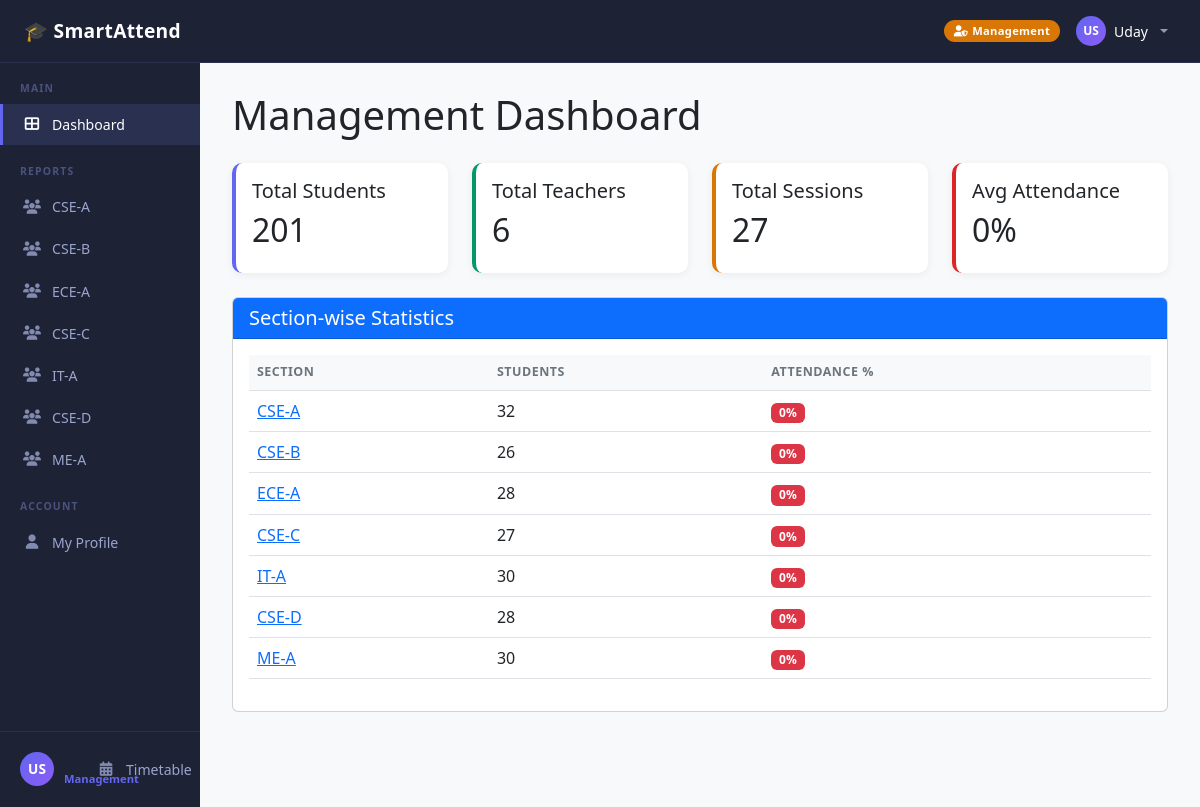
/attendance/management/dashboard/ (signed in), run on the app's committed database.
### apps/accounts/models.py (models this page shows, shortened)
class CustomUser(AbstractBaseUser, PermissionsMixin):
    USER_TYPE_CHOICES = (
        ('student', 'Student'),
        ('teacher', 'Teacher'),
        ('management', 'Management'),
    )
    email = models.EmailField(unique=True, verbose_name='Email Address')
    first_name = models.CharField(max_length=50)
    last_name = models.CharField(max_length=50)
    user_type = models.CharField(max_length=15, choices=USER_TYPE_CHOICES)
    profile_pic = models.ImageField(
        upload_to='profile_pics/',
        blank=True,
        null=True,
        verbose_name='Profile Picture'
    )
    is_active = models.BooleanField(default=True)
    is_staff = models.BooleanField(default=False)
    date_joined = models.DateTimeField(auto_now_add=True)
    last_login = models.DateTimeField(auto_now=True)
    objects = CustomUserManager()
    USERNAME_FIELD = 'email'
    REQUIRED_FIELDS = ['first_name', 'last_name', 'user_type']
    class Meta:
        verbose_name = 'User'
        verbose_name_plural = 'Users'
        ordering = ['-date_joined']
    def get_full_name(self):
        return f"{self.first_name} {self.last_name}"

### apps/academic/models.py (models this page shows, shortened)
class Section(models.Model):
    name = models.CharField(max_length=50, unique=True)
    code = models.CharField(
        max_length=10,
        unique=True,
        help_text='Short code like CSE-A, ECE-1'
    )
    semester = models.IntegerField(
        validators=[MinValueValidator(1), MaxValueValidator(8)],
        help_text='Semester number (1-8)'
    )
    academic_year = models.CharField(
        max_length=10,
        help_text='e.g., 2024-25'
    )
    capacity = models.IntegerField(
        default=60,
        validators=[MinValueValidator(1)],
        help_text='Maximum number of students'
    )
    created_at = models.DateTimeField(auto_now_add=True)
    class Meta:
        verbose_name = 'Section'
        verbose_name_plural = 'Sections'
        ordering = ['semester', 'code']
        unique_together = ['code', 'academic_year']

### apps/attendance/views.py (the view)
@management_required
def management_dashboard(request):
    total_students = Student.objects.filter(is_active=True).count()
    total_teachers = Teacher.objects.filter(is_active=True).count()
    total_sessions = ClassSession.objects.count()
    total_records  = Attendance.objects.count()
    avg_attendance = 0
    if total_records > 0:
        present = Attendance.objects.filter(is_present=True).count()
        avg_attendance = round(present / total_records * 100, 2)
    sections      = Section.objects.all()
    section_stats = []
    for section in sections:
        students     = Student.objects.filter(section=section, is_active=True)
        total_rec    = Attendance.objects.filter(student__in=students).count()
        present_rec  = Attendance.objects.filter(
            student__in=students, is_present=True
        ).count()
        pct = round(present_rec / total_rec * 100, 2) if total_rec > 0 else 0
        section_stats.append({
            'section':       section,
            'student_count': students.count(),
            'percentage':    pct,
        })
    low_attendance = []
    for student in Student.objects.filter(is_active=True).select_related('user', 'section'):
        pct = student.get_attendance_percentage()
        if 0 < pct < 75:
            low_attendance.append({'student': student, 'percentage': pct})
    low_attendance.sort(key=lambda x: x['percentage'])
    pending_requests = TimetableChangeRequest.objects.filter(
        status='pending'
    ).count()
    context = {
        'total_students':    total_students,
        'total_teachers':    total_teachers,
        'total_sessions':    total_sessions,
        'avg_attendance':    avg_attendance,
        'section_stats':     section_stats,
        'low_attendance':    low_attendance[:20],
        'pending_requests':  pending_requests,
    }
    return render(request, 'attendance/management_dashboard.html', context)

### apps/accounts/context_processors.py (called while the page is built)
def sidebar_context(request):
    context = {}
    if request.user.is_authenticated:
        if request.user.user_type == 'management':
            context['all_sections'] = Section.objects.all().order_by('semester', 'code')
    return context

### apps/accounts/models.py (called while the page is built)
    def get_attendance_percentage(self):
        from apps.attendance.models import Attendance
        total_sessions = Attendance.objects.filter(
            student=self
        ).count()
        if total_sessions == 0:
            return 0
        present_count = Attendance.objects.filter(
            student=self,
            is_present=True
        ).count()
        return round((present_count / total_sessions) * 100, 2)

### templates/attendance/management_dashboard.html (shortened to what this page needs)
{% extends 'base.html' %}
{% block content %}
<h1 class="mb-4">Management Dashboard</h1>
<div class="row mb-4">
    <div class="col-md-3">
        <div class="card stat-card primary">
            <div class="card-body">
                <h5 class="card-title">Total Students</h5>
                <h2>{{ total_students }}</h2>
            </div>
        </div>
    </div>
    <div class="col-md-3">
        <div class="card stat-card success">
            <div class="card-body">
                <h5 class="card-title">Total Teachers</h5>
                <h2>{{ total_teachers }}</h2>
            </div>
        </div>
    </div>
    <div class="col-md-3">
        <div class="card stat-card warning">
            <div class="card-body">
                <h5 class="card-title">Total Sessions</h5>
                <h2>{{ total_sessions }}</h2>
            </div>
        </div>
    </div>
    <div class="col-md-3">
        <div class="card stat-card {% if avg_attendance >= 75 %}success{% elif avg_attendance >= 50 %}warning{% else %}danger{% endif %}">
            <div class="card-body">
                <h5 class="card-title">Avg Attendance</h5>
                <h2>{{ avg_attendance }}%</h2>
            </div>
        </div>
    </div>
</div>
<div class="row">
    <div class="col-md-12">
        <div class="card">
            <div class="card-header bg-primary text-white">
                <h5 class="mb-0">Section-wise Statistics</h5>
            </div>
            <div class="card-body">
                <div class="table-responsive">
                    <table class="table table-hover">
                        <thead>
                            <tr>
                                <th>Section</th>
                                <th>Students</th>
                                <th>Attendance %</th>
                            </tr>
                        </thead>
                        <tbody>
                            {% for stat in section_stats %}
                            <tr>
                                <td>
                                    <a href="{% url 'attendance:section_report' stat.section.id %}">
                                        {{ stat.section.code }}
                                    </a>
                                </td>
                                <td>{{ stat.student_count }}</td>
                                <td>
                                    <span class="badge {% if stat.percentage >= 75 %}bg-success{% elif stat.percentage >= 50 %}bg-warning{% else %}bg-danger{% endif %}">
                                        {{ stat.percentage }}%
                                    </span>
                                </td>
                            </tr>
                            {% endfor %}
                        </tbody>
                    </table>
                </div>
            </div>
        </div>
    </div>
</div>
{% endblock %}

### templates/base.html (shortened to what this page needs)
<!DOCTYPE html>
<html lang="en">
<head>
    <link href="https://cdn.jsdelivr.net/npm/bootstrap@5.3.0/dist/css/bootstrap.min.css" rel="stylesheet">
    <link href="https://cdnjs.cloudflare.com/ajax/libs/font-awesome/6.4.0/css/all.min.css" rel="stylesheet">
</head>
<body>
<nav class="navbar navbar-expand-lg navbar-dark"
      style="background: #1e2235; border-bottom: 1px solid #2a3150;
            position: sticky; top: 0; z-index: 1030;">
    <div class="container-fluid px-4">
        <a class="navbar-brand text-white" href="{% url 'dashboard' %}">
            🎓 SmartAttend
        </a>
        <div class="collapse navbar-collapse" id="navbarNav">
            <ul class="navbar-nav ms-auto align-items-center gap-2">
                {% if user.is_authenticated %}
                {% if user.user_type == 'student' %}
    <span class="role-badge"
          style="background:#059669; color:#ffffff;">
        <i class="fas fa-graduation-cap me-1"></i>Student
    </span>
{% elif user.user_type == 'teacher' %}
    <span class="role-badge"
          style="background:#4f46e5; color:#ffffff;">
        <i class="fas fa-chalkboard-teacher me-1"></i>Teacher
    </span>
{% elif user.user_type == 'management' %}
    <span class="role-badge"
          style="background:#d97706; color:#ffffff;">
        <i class="fas fa-user-shield me-1"></i>Management
    </span>
{% endif %}
                <li class="nav-item dropdown">
                    <a class="nav-link dropdown-toggle d-flex align-items-center gap-2"
                       href="#" id="userDropdown" role="button"
                       data-bs-toggle="dropdown">
                        <div style="width:30px;height:30px;border-radius:50%;
                                    background:linear-gradient(135deg,#6366f1,#8b5cf6);
                                    display:flex;align-items:center;justify-content:center;
                                    font-size:0.75rem;font-weight:700;color:white;overflow:hidden;">
                            {% if user.profile_pic %}
                                <img src="{{ user.profile_pic.url }}"
                                     style="width:100%;height:100%;object-fit:cover;">
                            {% else %}
                                {{ user.first_name|first }}{{ user.last_name|first }}
                            {% endif %}
                        </div>
                        <span class="text-white small fw-600">{{ user.first_name }}</span>
                    </a>
                </li>
                {% endif %}
            </ul>
        </div>
    </div>
</nav>
<div class="container-fluid p-0">
    <div class="row g-0">
        {% if user.is_authenticated %}
        <nav class="col-md-2 sidebar d-none d-md-flex flex-column justify-content-between">
            <div>
                {% if user.user_type == 'student' %}
                <div class="sidebar-section-label">Main</div>
                <a href="{% url 'attendance:student_dashboard' %}"
                   class="sidebar-link {% if request.resolver_match.url_name == 'student_dashboard' %}active{% endif %}">
                    <i class="fas fa-th-large"></i> Dashboard
                </a>
                <div class="sidebar-section-label">Attendance</div>
                <a href="{% url 'attendance:student_attendance_detail' %}"
                   class="sidebar-link {% if request.resolver_match.url_name == 'student_attendance_detail' %}active{% endif %}">
                    <i class="fas fa-calendar-check"></i> My Attendance
                </a>
                <a href="{% url 'attendance:student_schedule' %}"
                   class="sidebar-link {% if request.resolver_match.url_name == 'student_schedule' %}active{% endif %}">
                    <i class="fas fa-calendar-week"></i> My Schedule
                </a>
                <div class="sidebar-section-label">Account</div>
                <a href="{% url 'profile' %}"
                   class="sidebar-link {% if request.resolver_match.url_name == 'profile' %}active{% endif %}">
                    <i class="fas fa-user"></i> My Profile
                </a>
                <a href="{% url 'attendance:student_timetable' %}"
   class="sidebar-link {% if request.resolver_match.url_name == 'student_timetable' %}active{% endif %}">
    <i class="fas fa-table"></i> My Timetable
</a>
                {% elif user.user_type == 'management' %}
                <div class="sidebar-section-label">Main</div>
                <a href="{% url 'attendance:management_dashboard' %}"
                   class="sidebar-link {% if request.resolver_match.url_name == 'management_dashboard' %}active{% endif %}">
                    <i class="fas fa-th-large"></i> Dashboard
                </a>
                <div class="sidebar-section-label">Reports</div>
                {% for section in all_sections %}
                <a href="{% url 'attendance:section_report' section.id %}"
                   class="sidebar-link {% if request.resolver_match.kwargs.section_id == section.id %}active{% endif %}">
                    <i class="fas fa-users"></i> {{ section.code }}
                </a>
                {% endfor %}
                <div class="sidebar-section-label">Account</div>
                <a href="{% url 'profile' %}"
                   class="sidebar-link {% if request.resolver_match.url_name == 'profile' %}active{% endif %}">
                    <i class="fas fa-user"></i> My Profile
                </a>
                {% endif %}
            </div>
            <div class="sidebar-user">
                <div class="sidebar-avatar">
                    {% if user.profile_pic %}
                        <img src="{{ user.profile_pic.url }}" alt="avatar">
                    {% else %}
                        {{ user.first_name|first }}{{ user.last_name|first }}
                    {% endif %}
                </div>
                <div style="min-width:0;">
                    <div class="sidebar-user-role">
                        {{ user.get_user_type_display }}
                    </div>
                </div>
                <a href="{% url 'attendance:management_timetable' %}"
   class="sidebar-link {% if request.resolver_match.url_name == 'management_timetable' %}active{% endif %}">
    <i class="fas fa-calendar-alt"></i> Timetable
</a>
            </div>
        </nav>
        {% endif %}
        <main class="{% if user.is_authenticated %}col-md-10{% else %}col-12{% endif %} content-area">
            {% block content %}{% endblock %}
        </main>
    </div>
</div>
</body>
</html>

### templates/base.html (style rules this page uses)
body { background-color: #f8f9fa; min-height: 100vh; }
.navbar-brand { font-weight: 700; font-size: 1.2rem; letter-spacing: 0.3px; }
.role-badge { font-size: 0.7rem; padding: 3px 10px; border-radius: 20px; font-weight: 600; letter-spacing: 0.3px; }
.sidebar { min-height: calc(100vh - 56px); background-color: #1e2235; padding: 0; position: sticky; top: 56px; height: calc(100vh - 56px); overflow-y: auto; align-self: flex-start; }
.sidebar-section-label { font-size: 0.65rem; font-weight: 700; text-transform: uppercase; letter-spacing: 1.2px; color: #4a5280; padding: 18px 20px 6px 20px; }
.sidebar-link { display: flex; align-items: center; gap: 11px; color: #9aa5ce; text-decoration: none; padding: 10px 20px; font-size: 0.88rem; font-weight: 500; transition: all 0.2s; border-left: 3px solid transparent; margin: 1px 0; }
.sidebar-link.active { background-color: #2a3150; color: #ffffff; border-left-color: #6366f1; }
.sidebar-link i { width: 18px; text-align: center; font-size: 0.9rem; opacity: 0.8; }
.sidebar-link.active i, .sidebar-link:hover i { opacity: 1; }
.sidebar-user { padding: 16px 20px; border-top: 1px solid #2a3150; display: flex; align-items: center; gap: 10px; position: sticky; bottom: 0; background: #1e2235; }
.sidebar-avatar { width: 34px; height: 34px; border-radius: 50%; background: linear-gradient(135deg, #6366f1, #8b5cf6); display: flex; align-items: center; justify-content: center; font-weight: 700; font-size: 0.85rem; color: white; flex-shrink: 0; overflow: hidden; }
.sidebar-user-role { font-size: 0.7rem; color: #6366f1; font-weight: 600; }
.content-area { padding: 28px 32px; min-height: calc(100vh - 56px); }
.stat-card { border-left: 4px solid; border-radius: 10px; box-shadow: 0 2px 8px rgba(0,0,0,0.06); border-top: none; border-right: none; border-bottom: none; transition: transform 0.2s, box-shadow 0.2s; }
.stat-card.primary { border-left-color: #6366f1; }
.stat-card.success { border-left-color: #059669; }
.stat-card.warning { border-left-color: #d97706; }
.stat-card.danger { border-left-color: #dc2626; }
.table thead th { font-size: 0.78rem; font-weight: 700; text-transform: uppercase; letter-spacing: 0.5px; color: #6c757d; background: #f8f9fa; border-top: none; }

### data on the page
CustomUser: first_name|first "U", last_name|first "S", first_name "Uday", user_type "Management"
Section: code "CSE-A", section.code "CSE-A", student_count "32", percentage "0"
Section: code "CSE-B", section.code "CSE-B", student_count "26", percentage "0"
Section: code "ECE-A", section.code "ECE-A", student_count "28", percentage "0"
Section: code "CSE-C", section.code "CSE-C", student_count "27", percentage "0"
Section: code "IT-A", section.code "IT-A", student_count "30", percentage "0"
Section: code "CSE-D", section.code "CSE-D", student_count "28", percentage "0"
Section: code "ME-A", section.code "ME-A", student_count "30", percentage "0"

### other printed values
{{ total_students }} "201"
{{ total_teachers }} "6"
{{ total_sessions }} "27"
{{ avg_attendance }} "0"
